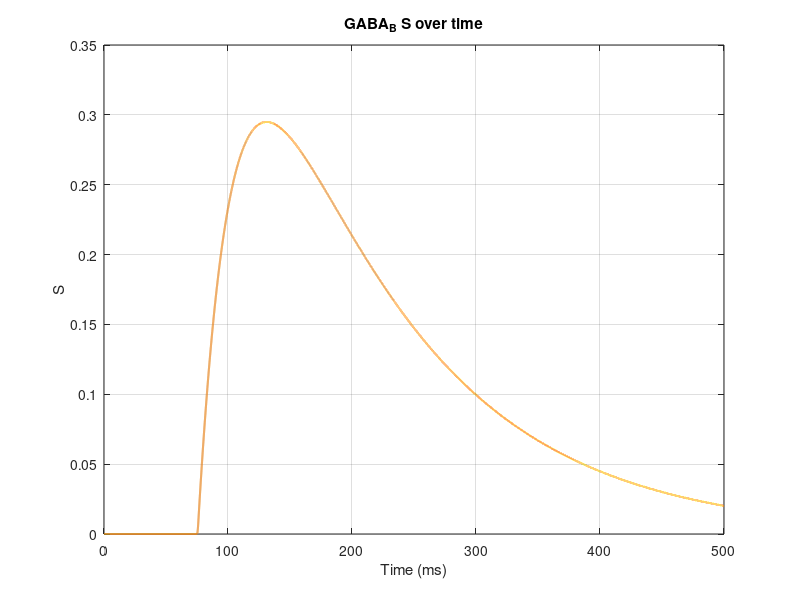
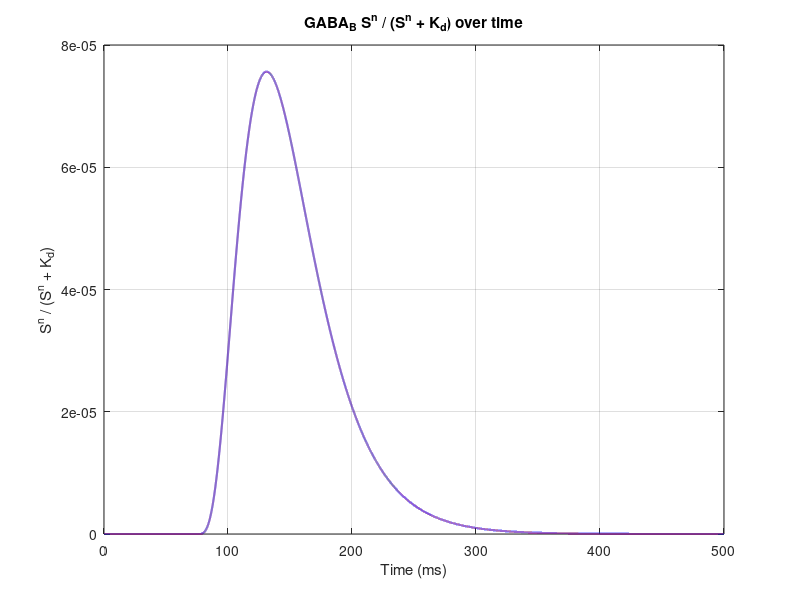
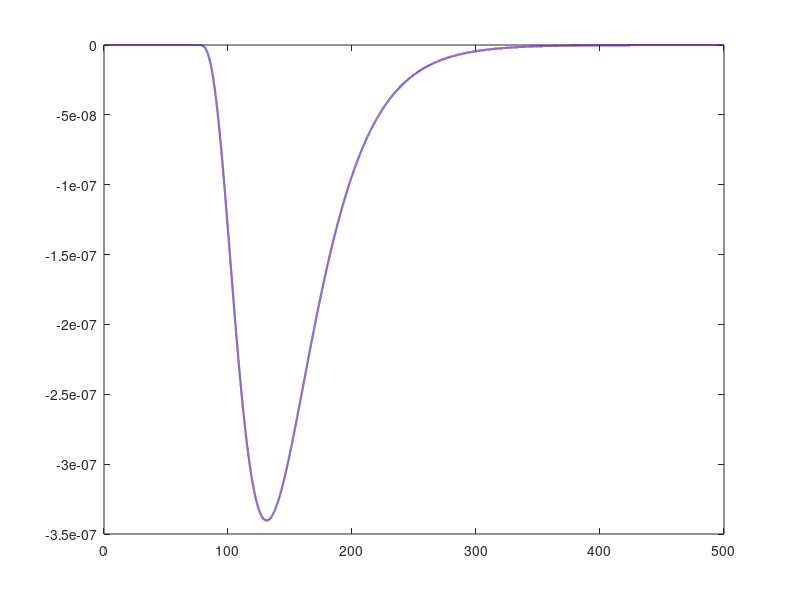

Write MATLAB code to recreate these figures, in order. (Note: this script raises an error after producing the figures.)
%% GABA_B S, open fraction, and current over time
clear; clc; % Omitted 'close all' so old windows stay open

%% Simulation setup
dt = 0.01; % ms
tspan = 500; % ms
time = 0:dt:tspan;
nt = numel(time);

%% GABA_B constants (Destexhe)
Cmax_GABAb = 1; % max neurotransmitter concentration
Cdur_GABAb = 1; % neurotransmitter pulse duration (ms)
K1_GABAb = 0.09; % forward binding rate
K2_GABAb = 0.008; % backward unbinding rate
K3_GABAb = 0.18; % S/G-protein production rate
K4_GABAb = 0.034; % S/G-protein decay rate
Kd_GABAb = 100; % dissociation constant of K+ channel
n_GABAb = 4; % number of binding sites
E_GABAb = -95; % reversal potential (mV)
g_GABAb = 0.0001; % maximum conductance

%% Postsynaptic voltage used to calculate current
v_post_GABA = -50; % mV

%% Neurotransmitter pulse
nt_GABAb = zeros(1, nt);
GABAb_start = 75; % ms
GABAb_stop = GABAb_start + Cdur_GABAb;
nt_GABAb(time >= GABAb_start & time <= GABAb_stop) = Cmax_GABAb;

%% State variables
r_GABAb = zeros(1, nt);
S_GABAb = zeros(1, nt);
GABAb_open = zeros(1, nt);
I_GABAb = zeros(1, nt);

%% Euler method
for i = 1:nt-1
    % GABA_B receptor activation
    drdt = K1_GABAb * nt_GABAb(i) * (1 - r_GABAb(i)) ...
        - K2_GABAb * r_GABAb(i);
    r_GABAb(i+1) = r_GABAb(i) + dt * drdt;

    % S/G-protein activation for GABA_B
    dSdt = K3_GABAb * r_GABAb(i) - K4_GABAb * S_GABAb(i);
    S_GABAb(i+1) = S_GABAb(i) + dt * dSdt;

    % GABA_B channel open fraction and current
    GABAb_open(i) = S_GABAb(i)^n_GABAb ...
        / (S_GABAb(i)^n_GABAb + Kd_GABAb);
    I_GABAb(i) = g_GABAb * GABAb_open(i) * (E_GABAb - v_post_GABA);
end

% Calculate final sample for plotting
GABAb_open(end) = S_GABAb(end)^n_GABAb ...
    / (S_GABAb(end)^n_GABAb + Kd_GABAb);
I_GABAb(end) = g_GABAb * GABAb_open(end) * (E_GABAb - v_post_GABA);

%% Plot S over time
figure('Name','GABA_B S over Time','Color','w');
plot(time, S_GABAb, 'Color', [0.9 0.5 0.1], 'LineWidth', 1.5)
title('GABA_B S over time')
xlabel('Time (ms)')
ylabel('S')
grid on

%% Plot S^n / (S^n + Kd) over time
figure('Name','GABA_B Open Fraction','Color','w');
plot(time, GABAb_open, 'Color', [0.3 0.1 0.7], 'LineWidth', 1.5)
title('GABA_B S^n / (S^n + K_d) over time')
xlabel('Time (ms)')
ylabel('S^n / (S^n + K_d)')
grid on

%% Plot GABA_B current over time
figure('Name','GABA_B Current','Color','w');
plot(time, I_GABAb, 'Color', [0.3 0.1 0.7], 'LineWidth', 1.5)
yline(0, 'k:')
title('GABA_B current over time')
xlabel('Time (ms)')
ylabel('Current')
grid on
